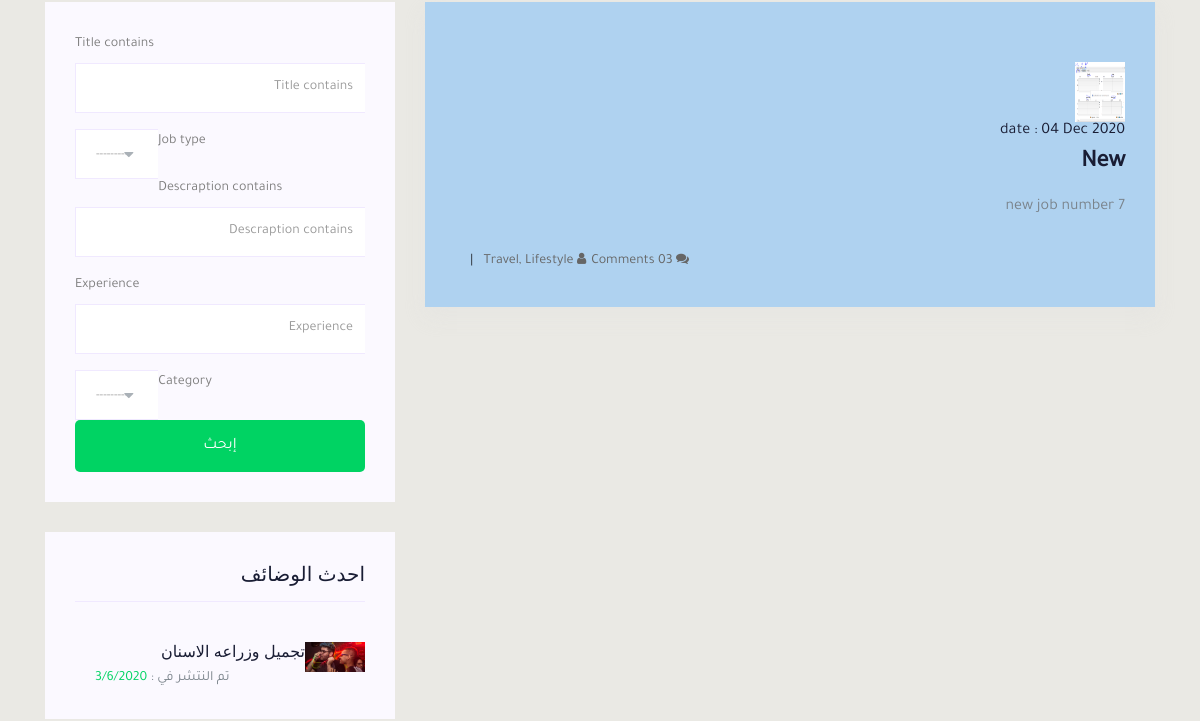
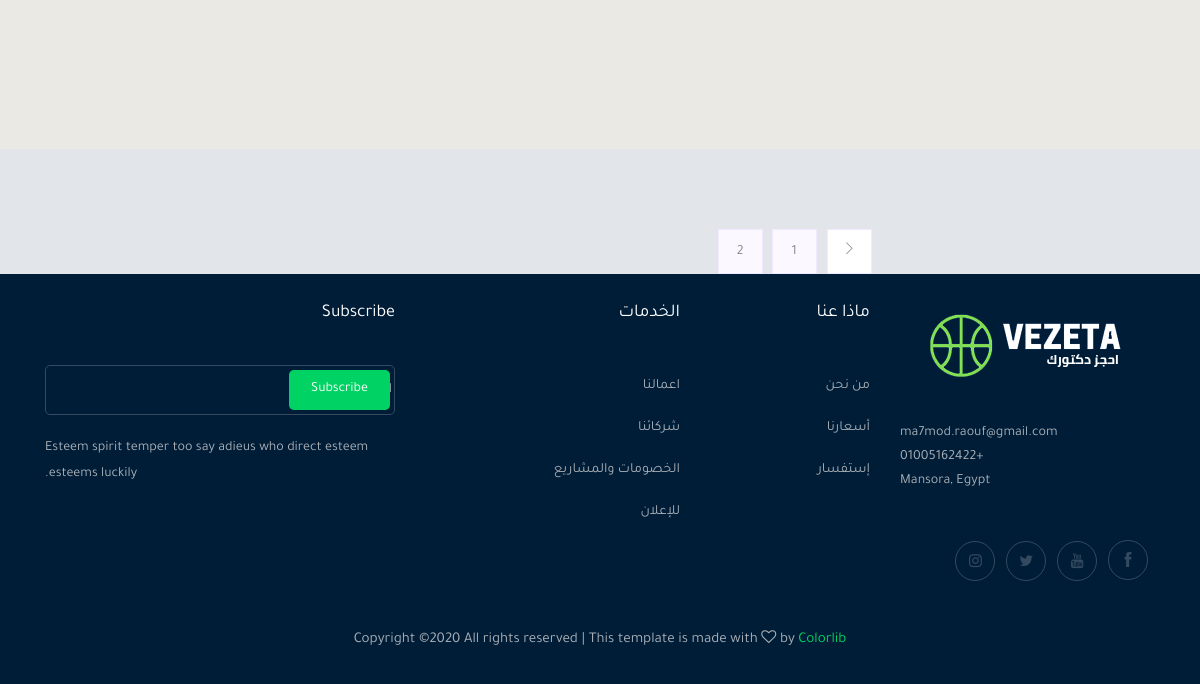
The page /jobs/?page=2 (lower part) on the database as committed earlier (2 pictures, top to bottom).
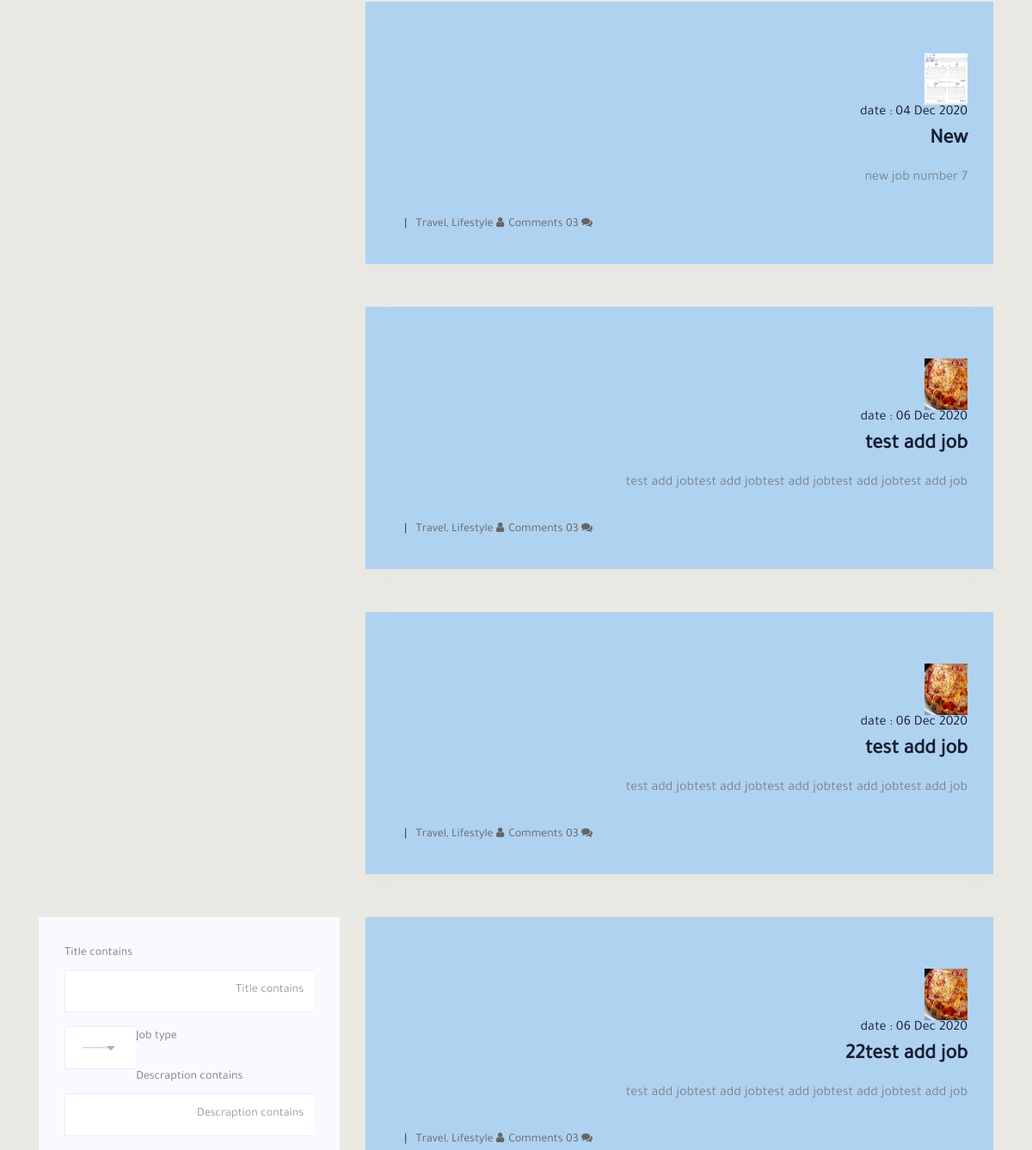
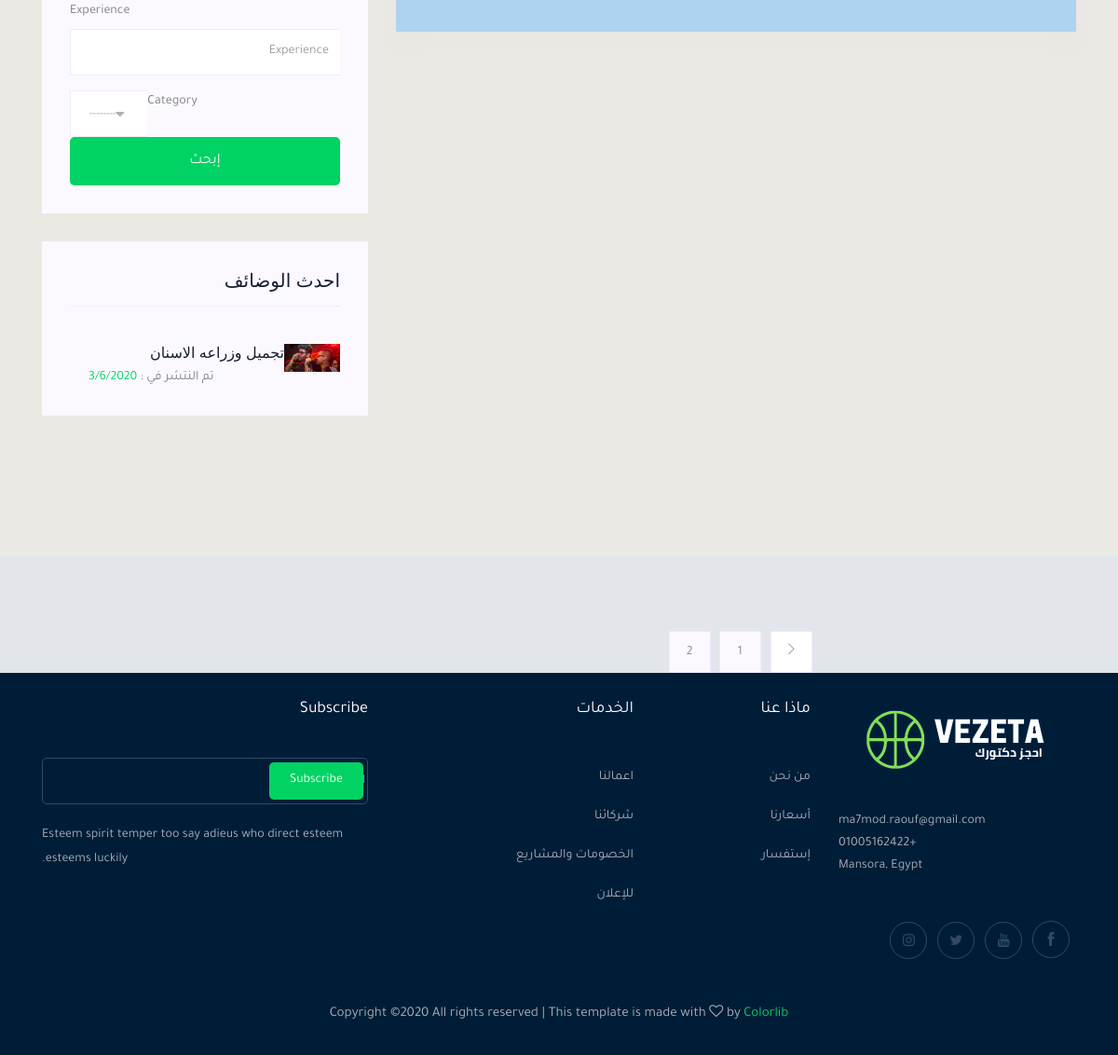
The same page on the database as committed later (2 pictures, top to bottom).
### job/models.py (models this page shows, shortened)
class job(models.Model):
    owner = models.ForeignKey(User,related_name='job_owner' , on_delete=models.CASCADE)
    title = models.CharField(max_length=100)
    job_type = models.CharField(max_length=15 , choices=JOB_TYPE)
    descraption = models.TextField(max_length=1000)
    published_at = models.DateTimeField(auto_now=True)
    vacancy = models.IntegerField(default=1)
    salary = models.IntegerField(default=0)
    experience = models.IntegerField(default=1)
    category = models.ForeignKey( 'Category' ,on_delete=models.CASCADE,null=True)
    image = models.ImageField(upload_to=image_upload)
    slug = models.SlugField(null=True,blank=True)
    def __str__(self):
        return self.title

### job/views.py (the view)
# urls.py: path('',views.job_list ,name='job_list'),
def job_list(request):
    job_list = job.objects.all()
    myfilter = jobFilter(request.GET,queryset=job_list)
    job_list = myfilter.qs
    paginator = Paginator(job_list, 5) # Show 25 contacts per page.
    page_number = request.GET.get('page')
    page_obj = paginator.get_page(page_number)
    return render(request,'job/job_list.html',{'jobs':page_obj , 'myfilter':myfilter})

### job/models.py (called while the page is built)
    def __str__(self):
        return self.name

### job/templates/job/job_list.html (shortened to what this page needs)
{% extends 'base.html' %}
{% load bootstrap4 %}
{% load static %}
{% block body%}
<div dir="rtl">
<div class="catagory_area ">
<section class="blog_area section-padding">
<div class="container" >
    <div class="row">
        {% for job in jobs %}
        <div class="col-lg-8 mb-5 mb-lg-0">
            <div class="blog_left_sidebar">
                <article class="blog_item" style="background-color: rgba(142, 197, 248, 0.63);">
                    <div class="blog_details">
                        <img class="img-circle" src="{{job.image.url}}" alt="" style="width:50px;height:60px;">
                        <a href="#" class="blog_item_date">
                            <h5>date : {{job.published_at|date:"d M o"}}</h5>
                        <a class="d-inline-block" href="{% url 'jobs:job_datil' job.slug %}">
                            <h2>{{job}}</h2>
                        </a>
                        <p> {{job.descraption}} </p>
                        <ul class="blog-info-link">
                            <li><a href="#"><i class="fa fa-user"></i> Travel, Lifestyle</a></li>
                            <li><a href="#"><i class="fa fa-comments"></i> 03 Comments</a></li>
                        </ul>
                    </div>
                </article>
            </div>
        </div>
        {% endfor %}
        <div class="col-lg-4">
            <div class="blog_right_sidebar">
                <aside class="single_sidebar_widget search_widget">
                    <form method="GET">
                        {% bootstrap_form myfilter.form %}
                            <input type="submit" value="إبحث" class="boxed-btn3 w-100">
                    </form>
                </aside>
                <aside class="single_sidebar_widget popular_post_widget">
                    <h3 class="widget_title">احدث الوضائف</h3>
                        <div class="media post_item">
                                <img src="img/blog/single_blog_1.png" alt="" style="width: 30spx; height: 30px;">
                            <div class="media-body">
                                <a href="single-blog.html">
                                    <h3>تجميل وزراعه الاسنان</h3>
                                </a>
                                <p>تم النتشر في : <span style="color: #00D363;">3/6/2020</p>
                            </div>
                        </div>
                </aside>
            </div>
        </div>
    </div>
</div>
</section>
</div>
{% if jobs.has_other_pages %}
    <div class="col-lg-8 mb-5 mb-lg-0">
        <nav class="blog-pagination justify-content-center d-flex">
            <ul class="pagination">
                <li class="page-item">
                    {% if jobs.has_previous %}
                    <a href="?page={{jobs.previous_page_number}}" class="page-link" aria-label="Previous">
                        <i class="ti-angle-right"></i>
                    </a>
                    {% endif %}
                </li>
                        {% for i in jobs.paginator.page_range %}
                            <li class="page-item active">
                                <a href="?page={{i}}" class="page-link">{{i}}</a>
                            </li>
                        {%endfor%}
            </ul>
        </nav>
    </div>
{% endif %}
{% endblock body%}

Rows that differ between the two databases and show on the page:
added job: image (placeholder picture), published_at "06 Dec 2020", title "test add job", descraption "test add jobtest add jobtest add jobtest add jobtest add job"
added job: image (picture), published_at "06 Dec 2020", title "test add job", descraption "test add jobtest add jobtest add jobtest add jobtest add job"
added job: image (picture), published_at "06 Dec 2020", title "22test add job", descraption "test add jobtest add jobtest add jobtest add jobtest add job"
